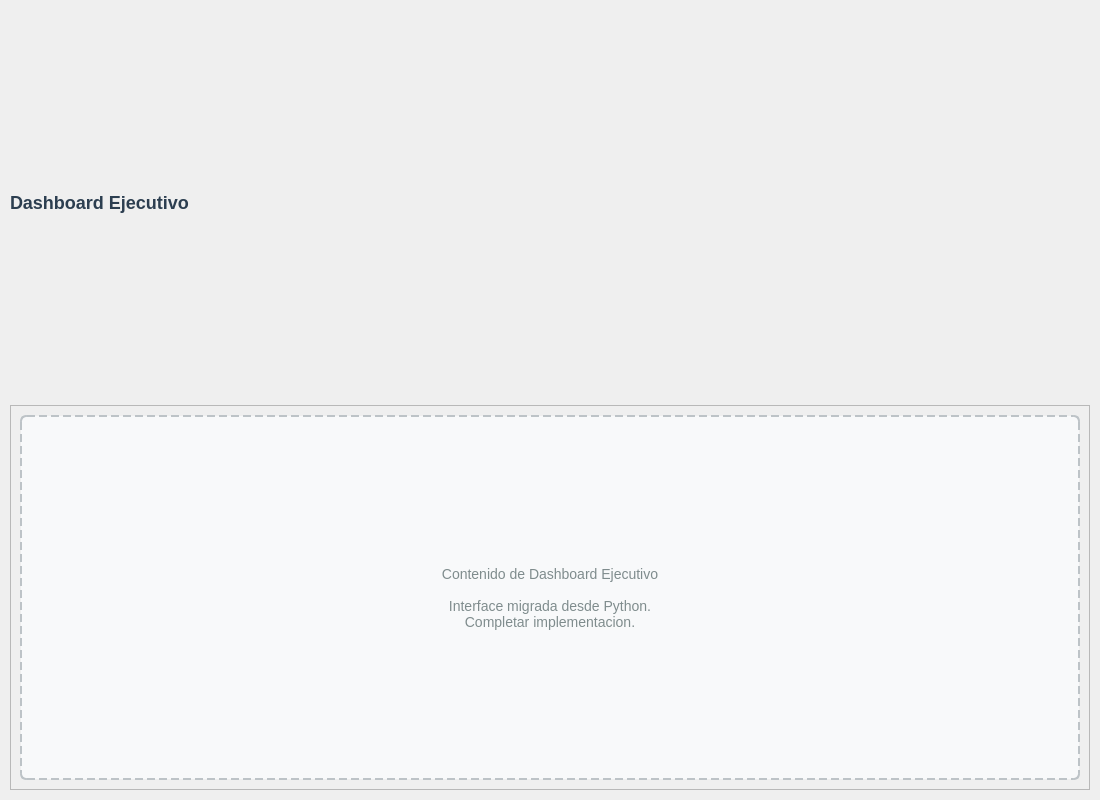
<?xml version="1.0" encoding="UTF-8"?>
<ui version="4.0">
 <class>ExecutiveDashboardWidget</class>
 <widget class="QWidget" name="ExecutiveDashboardWidget">
  <property name="geometry">
   <rect>
    <x>0</x>
    <y>0</y>
    <width>1100</width>
    <height>800</height>
   </rect>
  </property>
  <property name="windowTitle">
   <string>Dashboard Ejecutivo</string>
  </property>
  <layout class="QVBoxLayout" name="mainLayout">
   <property name="spacing">
    <number>10</number>
   </property>
   <property name="leftMargin">
    <number>10</number>
   </property>
   <property name="topMargin">
    <number>10</number>
   </property>
   <property name="rightMargin">
    <number>10</number>
   </property>
   <property name="bottomMargin">
    <number>10</number>
   </property>
   
   <item>
    <widget class="QLabel" name="lblTitle">
     <property name="text">
      <string>Dashboard Ejecutivo</string>
     </property>
     <property name="styleSheet">
      <string>font-size: 18px; font-weight: bold; color: #2c3e50;</string>
     </property>
    </widget>
   </item>
   
   <item>
    <widget class="QFrame" name="frameContent">
     <property name="frameShape">
      <enum>QFrame::StyledPanel</enum>
     </property>
     <property name="frameShadow">
      <enum>QFrame::Raised</enum>
     </property>
     <layout class="QVBoxLayout" name="contentLayout">
      <item>
       <widget class="QLabel" name="lblPlaceholder">
        <property name="text">
         <string>Contenido de Dashboard Ejecutivo

Interface migrada desde Python.
Completar implementacion.</string>
        </property>
        <property name="alignment">
         <set>Qt::AlignCenter</set>
        </property>
        <property name="styleSheet">
         <string>
          QLabel {
           color: #7f8c8d;
           font-size: 14px;
           border: 2px dashed #bdc3c7;
           border-radius: 6px;
           background-color: #f8f9fa;
           padding: 20px;
          }
         </string>
        </property>
       </widget>
      </item>
     </layout>
    </widget>
   </item>
  </layout>
 </widget>
 
 <resources/>
 <connections/>
</ui>
